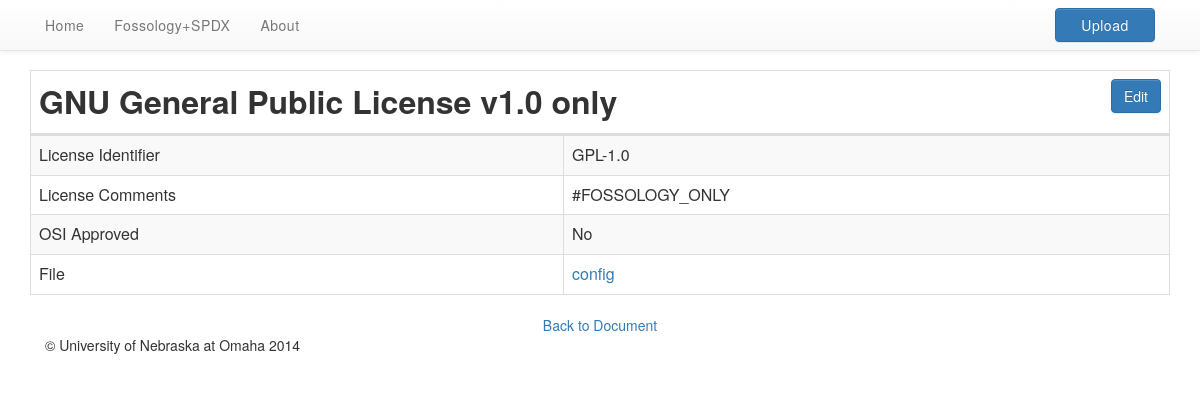
The page /license.php?license_id=GPL-1.0&doc_id=1003&file_id=1008 on the database its author committed.
### tables this page shows
CREATE TABLE IF NOT EXISTS `spdx_file_info` (
  `file_info_pk` int(11) AUTO_INCREMENT,
  `fspdx_id` text NOT NULL,
  `filename` text,
  `filetype` text,
  `checksum` text,
  `license_concluded` text NOT NULL,
  `license_info_in_file` text,
  `license_comment` text,
  `file_copyright_text` text,
  `artifact_of_project` text,
  `artifact_of_homepage` text,
  `artifact_of_url` text,
  `file_comment` text,
  `file_notice` text,
  `file_contributor` text,
  `relative_path` text,
  `package_info_fk` int(11) NOT NULL,
  `spdx_fk` int(11) NOT NULL,
  PRIMARY KEY (`file_info_pk`,`package_info_fk`,`spdx_fk`)
);

CREATE TABLE IF NOT EXISTS `spdx_license_list_insert` (
  `license_list_pk` int(30) AUTO_INCREMENT,
  `license_identifier` varchar(50) NOT NULL,
  `license_fullname` varchar(100) NOT NULL,
  `license_matchname_1` varchar(30) NOT NULL,
  `license_matchname_2` varchar(30) NOT NULL,
  `license_matchname_3` varchar(30) NOT NULL,
  `osi_approved` tinyint(1) DEFAULT NULL,
  PRIMARY KEY (`license_list_pk`)
);

### src/function/Data_Source.php (called while the page is built, shortened)
<?php
    $host        = "localhost";
    $username    = "root";
    $password    = "";
    $db_name     = "SPDX";
?>

### src/license.php (the view, shortened to what this page needs)
<SPDX-License-Identifier: Apache-2.0>
<?php
    include("function/_header.php");
    include("function/license.php");
    include("function/annotate.php");
    $licenseId = $_GET['license_id'];
    $spdxId    = $_GET['doc_id'];
    $fileID	   = $_GET['file_id'];
    $lic = mysql_fetch_assoc(getlicenseInfo($fileID,$licenseId));
?>
<div class="container">
    <form id="spdx_form" action="license.php?license_id=<?php echo $licenseId; ?>&doc_id=<?php echo $spdxId;?>&file_id=<?php echo $fileID;?>" method="post">
        <table id="tblMain" class="table table-bordered table-striped table-doc">
            <thead>
                <tr>
                    <th colspan=2>
                        <?php echo $lic["license_fullname"]; ?>
                        <div style="display:inline-block;float:right;">
                            <button id="edit_doc"     type="button"  class="btn btn-primary view"/>Edit</button>
                        </div>
                    </th>
                </tr>
            </thead>
            <tbody>
                <tr>
                    <td title="License Identifier for this license in this SPDX document.">License Identifier</td>
                    <td><?php echo $lic["license_identifier"]; ?></td>
                </tr>
                <tr>
                    <td title="Any addtional information on this license in this SPDX document.">License Comments</td>
                    <td class="view"><?php echo $lic["license_comment"]; ?></td>
                </tr>
                <tr>
                    <td title="Any addtional information on this license in this SPDX document.">OSI Approved</td>
                    <td>
                    <?php
                    	if ($lic["osi_approved"] == 1){
                    		echo "Yes";
                    	}
                    	else{
                    		echo "No";
                    	}
                    ?>
                    </td>
                </tr>
                <tr>
                    <td title="File this license was identified in.">File</td>
                    <td><a href="file.php?file_id=<?php echo $lic['file_info_pk'];?>&doc_id=<?php echo $spdxId; ?>"><?php echo $lic["filename"]; ?></a></td>
                </tr>
            </tbody>
        </table>
    </form>
    <div align="center">
    	<a href="spdx_doc.php?doc_id=<?php echo $spdxId; ?>">Back to Document</a>
    </div>
</div>
<?php
    include("function/_footer.php");
?>

### src/css/dashboard.css (style rules this page uses)
table.table-doc th { font-size: 2em; }

### rows shown on the page
spdx_file_info: spdx_license_list_insert.license_fullname "GNU General Public License v1.0 only", spdx_license_list_insert.license_identifier "GPL-1.0", license_comment "#FOSSOLOGY_ONLY", filename "config"
